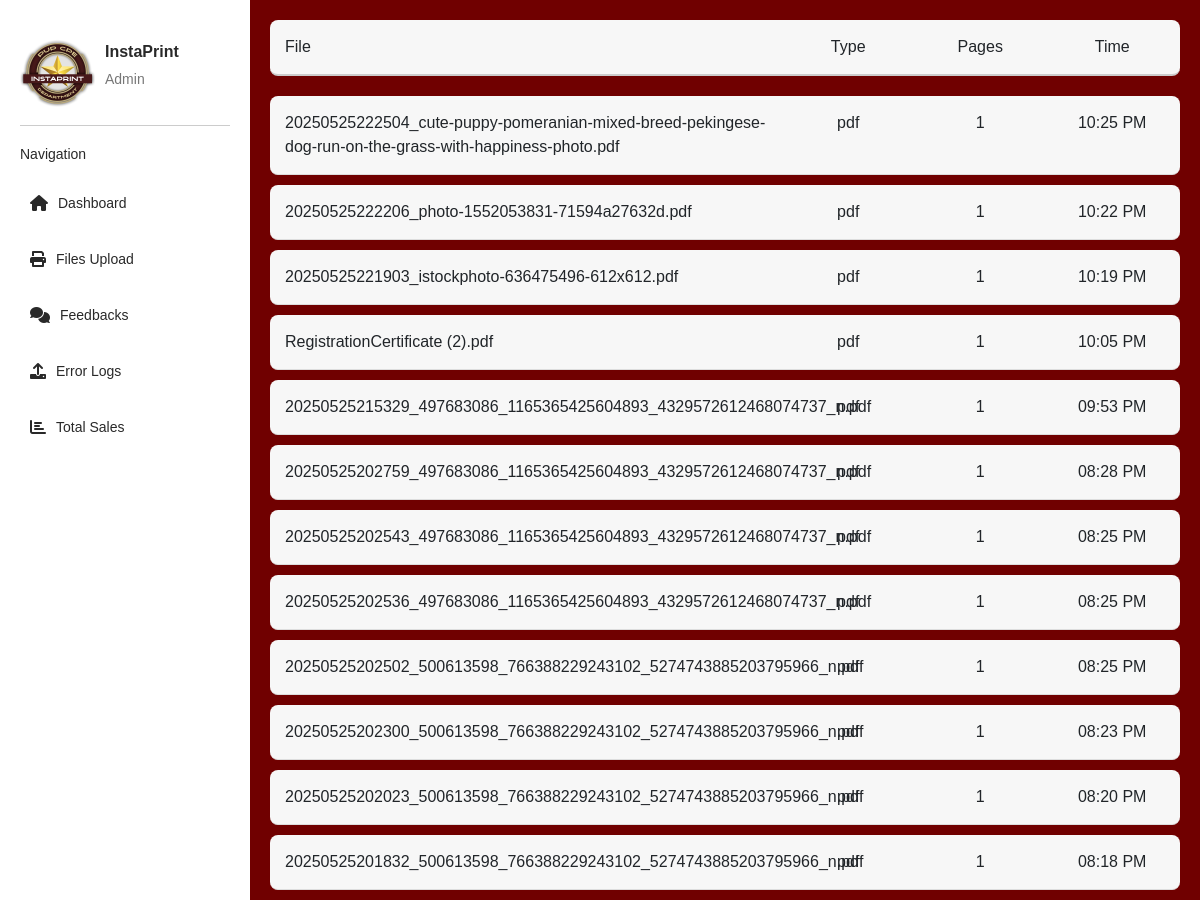
Before: /admin-files-upload (upper part) with the older database file.
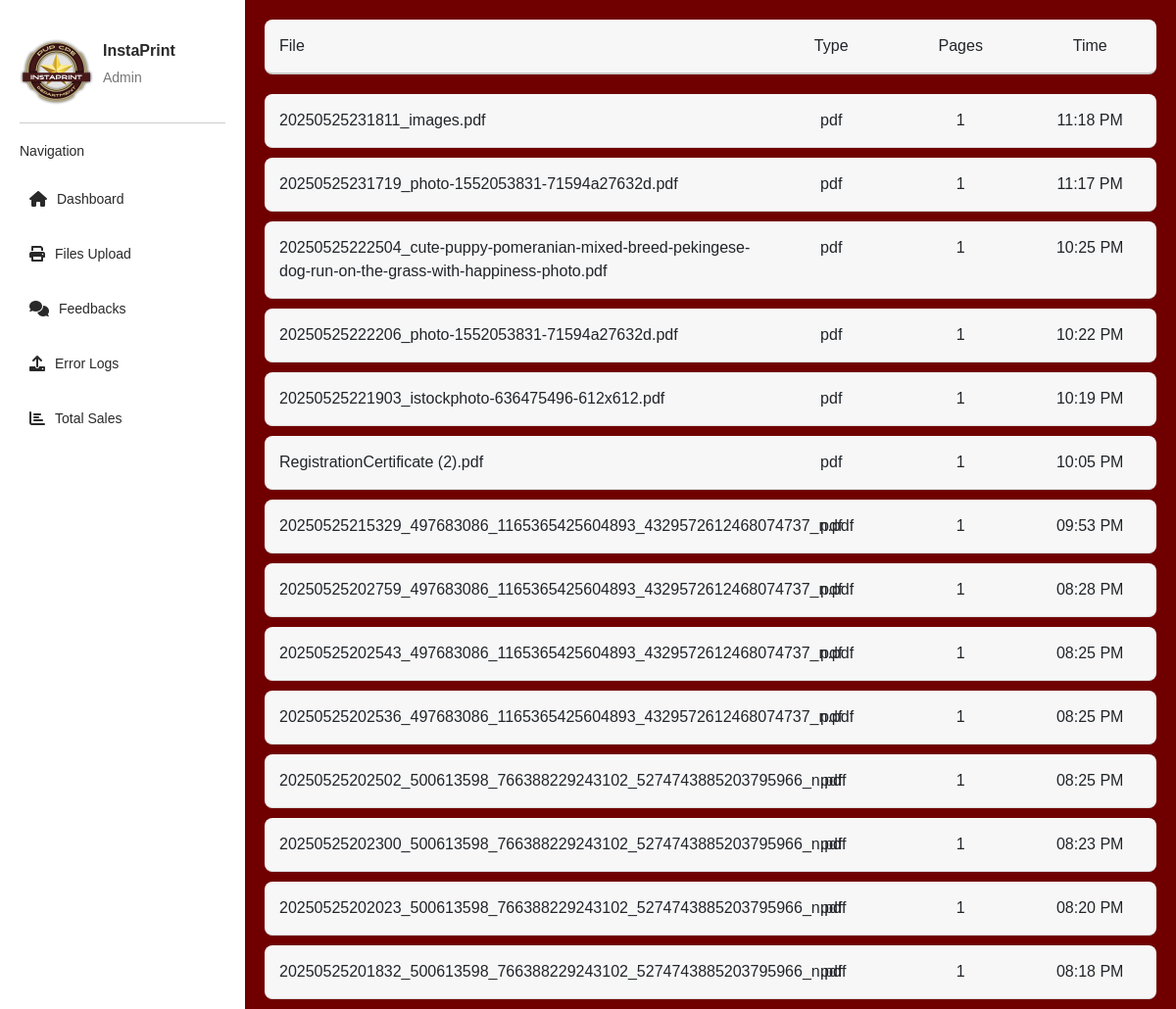
After: the same page with the newer database file.
### app.py (models this page shows, shortened)
class UploadedFile(db.Model):
    id = db.Column(db.Integer, primary_key=True)
    filename = db.Column(db.String(255), nullable=False)
    file_type = db.Column(db.String(50), nullable=False)
    pages = db.Column(db.Integer, nullable=False)
    timestamp = db.Column(db.DateTime, default=datetime.utcnow)

### app.py (the view)
@app.route("/admin-files-upload") #
def admin_printed_pages(): #
    all_uploaded_files = UploadedFile.query.order_by(UploadedFile.timestamp.desc()).all() #
    formatted_files = []
    for uploaded_file_entry in all_uploaded_files:
        formatted_files.append({
            'file': uploaded_file_entry.filename,
            'type': uploaded_file_entry.file_type,
            'pages': uploaded_file_entry.pages,
            'time': uploaded_file_entry.timestamp.strftime('%I:%M %p') # Format time as needed
        })
    return render_template("admin-files-upload.html", uploaded=formatted_files) #

### templates/admin-files-upload.html (shortened to what this page needs)
<!DOCTYPE html>
<html lang="en">
<head>
    <link href="/static/css/admin-dashboard.css" rel="stylesheet" />
    <link rel="stylesheet" href="https://cdnjs.cloudflare.com/ajax/libs/font-awesome/6.0.0-beta3/css/all.min.css">
    <link href="https://cdn.jsdelivr.net/npm/bootstrap@5.3.0/dist/css/bootstrap.min.css" rel="stylesheet">
</head>
<body>
    <div class="container">
        <leftmenu class="menu">
            <div class="account">
                <img src="{{ url_for('static', filename='images/logo.jpg') }}" alt="InstaPrint Logo" class="profile-icon" style="max-width: 75px;">
                <div class="account-info">
                    <p class="name">InstaPrint</p>
                    <p class="role">Admin</p>
                </div>
            </div>
            <h2>Navigation</h2>
            <ul>
                <li><i class="fa-solid fa-house"></i> <a href="{{ url_for('admin_dashboard') }}">Dashboard</a></li>
                <li><i class="fa-solid fa-print"></i> <a href="{{ url_for('admin_printed_pages') }}">Files Upload</a></li>
                <li><i class="fa-solid fa-comments"></i> <a href="{{ url_for('admin_feedbacks') }}">Feedbacks</a></li>
                <li><i class="fa-solid fa-upload"></i> <a href="{{ url_for('admin_activity_log') }}">Error Logs</a></li>
                <li><i class="fa-solid fa-chart-bar"></i> <a href="{{ url_for('admin_sales') }}">Total Sales</a></li>
            </ul>
        </leftmenu>
        <content class="contents">
            <div class="files-table">
                <div class="files-header">
                    <div class="files-file">File</div>
                    <div class="files-type">Type</div>
                    <div class="files-pages">Pages</div>
                    <div class="files-time">Time</div>
                </div>
                {% for files in uploaded %}
                <div class="files-entry">
                    <div class="files-file">{{ files.file }}</div>
                    <div class="files-type">{{ files.type }}</div>
                    <div class="files-pages">{{ files.pages }}</div>
                    <div class="files-time">{{ files.time }}</div>
                </div>
                {% endfor %}
            </div>
        </content>
    </div>
</body>
</html>

### static/css/admin-dashboard.css (style rules this page uses)
* { margin: 0; padding: 0; box-sizing: border-box; font-family: Arial, sans-serif; }
.container { display: flex; min-height: 100vh; max-width: 100% !important; padding-left: 0 !important; padding-right: 0 !important; }
.menu { width: 250px; background-color: #FFFFFF; color: #292929; padding: 20px; font-size: 14px; }
.menu h2 { margin-bottom: 20px; font-size: 14px; }
.menu ul { list-style-type: none; padding-left: 0; }
.menu li { display: flex; align-items: center; margin: 15px 0; font-size: 14px; padding: 10px; }
.menu li i { margin-right: 10px; color: #292929; font-size: 16px; }
.menu a { color: #292929; text-decoration: none; flex: 1; }
.contents { flex: 1; padding: 20px; background-color: #700000; display: flex; flex-direction: column; gap: 20px; }
.account { display: flex; align-items: center; padding: 15px 0; border-bottom: 1px solid #ccc; margin-bottom: 20px; }
.profile-icon { font-size: 40px; color: #292929; margin-right: 10px; }
.account-info { display: flex; flex-direction: column; }
.account-info .name { font-weight: bold; font-size: 16px; margin-bottom: 5px; }
.account-info .role { font-size: 14px; color: #777; }
.files-table { width: 100%; }
.files-header, .files-entry { display: flex; justify-content: space-between; padding: 15px; border-bottom: 1px solid #ddd; border-radius: 8px; margin-bottom: 10px; background-color: #f7f7f7; }
.files-header { font-weight: bold; background-color: #f7f7f7; border-bottom: 2px solid #ccc; margin-bottom: 20px; }
.files-file { width: 55%; font-weight: 500; }
.files-type { width: 12%; font-weight: 500; text-align: center; }
.files-pages { width: 12%; font-weight: 500; text-align: center; }
.files-time { width: 12%; font-weight: 500; text-align: center; }

### templates/admin-files-upload.html (style rules this page uses)
.container { display: flex; }
.menu { flex-shrink: 0; }
.contents { flex-grow: 1; padding: 20px; }

Changed rows visible on the page:
added UploadedFile: file "20250525231811_images.pdf", type "pdf", pages "1", time "11:18 PM"
added UploadedFile: file "20250525231719_photo-1552053831-71594a27632d.pdf", type "pdf", pages "1", time "11:17 PM"
